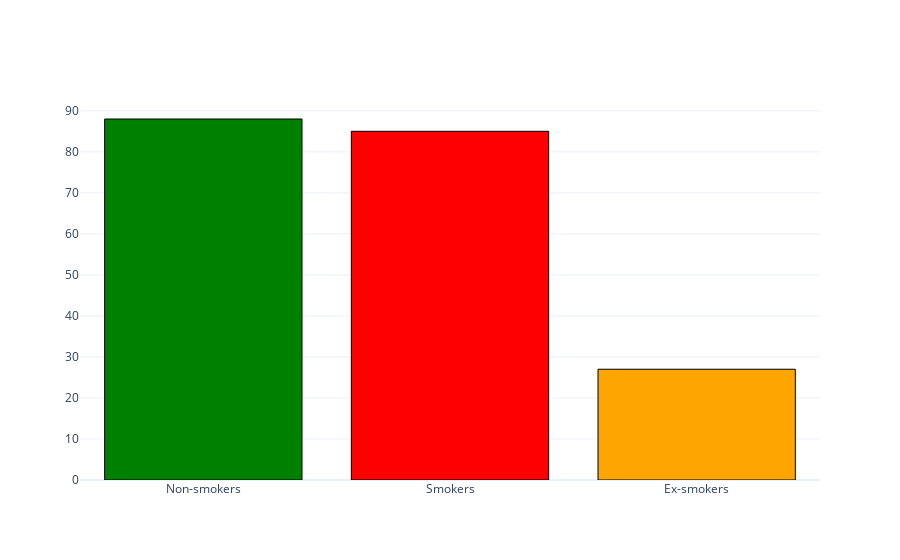

Source (notebook cell):
### Code cell
# Simple bar plot
smokers_fig = go.Figure()

smokers_fig.add_trace(go.Bar(
    x=['Non-smokers', 'Smokers', 'Ex-smokers'],
    y=df.Smoke.value_counts().values.tolist(),
    marker={'color':['green', 'red', 'orange'],
            'line':{'color':'black', 'width':1}}
))

smokers_fig.show()

### Figure 1 — Plotly figure (JSON) as saved in the notebook; plotly's stock layout.template omitted (floating-point values rounded to 4 significant figures)
{"data": [{"marker": {"color": ["green", "red", "orange"], "line": {"color": "black", "width": 1}}, "type": "bar", "x": ["Non-smokers", "Smokers", "Ex-smokers"], "y": [88, 85, 27]}], "layout": {}}
